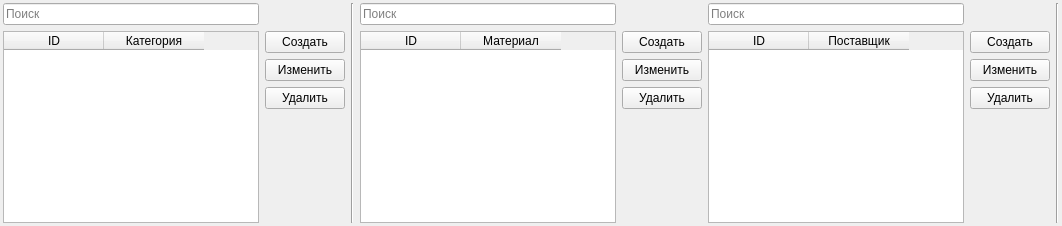
         <widget class="QWidget" name="tab_6">
          <attribute name="title">
           <string>Справочники</string>
          </attribute>
          <layout class="QGridLayout" name="gridLayout_6">
           <property name="leftMargin">
            <number>3</number>
           </property>
           <property name="topMargin">
            <number>3</number>
           </property>
           <property name="rightMargin">
            <number>3</number>
           </property>
           <property name="bottomMargin">
            <number>3</number>
           </property>
           <item row="0" column="0">
            <layout class="QGridLayout" name="gridLayout_5">
             <item row="1" column="4">
              <widget class="QLineEdit" name="le_admin_materials_search">
               <property name="placeholderText">
                <string>Поиск</string>
               </property>
              </widget>
             </item>
             <item row="2" column="4">
              <widget class="QTableWidget" name="tw_admin_materials">
               <property name="palette">
                <palette>
                 <active>
                  <colorrole role="Highlight">
                   <brush brushstyle="SolidPattern">
                    <color alpha="255">
                     <red>187</red>
                     <green>202</green>
                     <blue>212</blue>
                    </color>
                   </brush>
                  </colorrole>
                 </active>
                 <inactive>
                  <colorrole role="Highlight">
                   <brush brushstyle="SolidPattern">
                    <color alpha="255">
                     <red>187</red>
                     <green>202</green>
                     <blue>212</blue>
                    </color>
                   </brush>
                  </colorrole>
                 </inactive>
                 <disabled/>
                </palette>
               </property>
               <property name="editTriggers">
                <set>QAbstractItemView::EditTrigger::NoEditTriggers</set>
               </property>
               <property name="alternatingRowColors">
                <bool>true</bool>
               </property>
               <property name="selectionMode">
                <enum>QAbstractItemView::SelectionMode::SingleSelection</enum>
               </property>
               <property name="selectionBehavior">
                <enum>QAbstractItemView::SelectionBehavior::SelectRows</enum>
               </property>
               <property name="verticalScrollMode">
                <enum>QAbstractItemView::ScrollMode::ScrollPerPixel</enum>
               </property>
               <attribute name="horizontalHeaderHighlightSections">
                <bool>false</bool>
               </attribute>
               <attribute name="verticalHeaderVisible">
                <bool>false</bool>
               </attribute>
               <attribute name="verticalHeaderHighlightSections">
                <bool>false</bool>
               </attribute>
               <column>
                <property name="text">
                 <string>ID</string>
                </property>
               </column>
               <column>
                <property name="text">
                 <string>Материал</string>
                </property>
               </column>
              </widget>
             </item>
             <item row="1" column="3" rowspan="2">
              <widget class="Line" name="line_2">
               <property name="orientation">
                <enum>Qt::Orientation::Vertical</enum>
               </property>
              </widget>
             </item>
             <item row="2" column="2">
              <layout class="QVBoxLayout" name="verticalLayout_2">
               <item>
                <widget class="QPushButton" name="pb_admin_addCategory">
                 <property name="text">
                  <string>Создать</string>
                 </property>
                </widget>
               </item>
               <item>
                <widget class="QPushButton" name="pb_admin_editCategory">
                 <property name="text">
                  <string>Изменить</string>
                 </property>
                </widget>
               </item>
               <item>
                <widget class="QPushButton" name="pb_admin_deleteCategory">
                 <property name="text">
                  <string>Удалить</string>
                 </property>
                </widget>
               </item>
               <item>
                <spacer name="verticalSpacer_4">
                 <property name="orientation">
                  <enum>Qt::Orientation::Vertical</enum>
                 </property>
                 <property name="sizeHint" stdset="0">
                  <size>
                   <width>20</width>
                   <height>40</height>
                  </size>
                 </property>
                </spacer>
               </item>
              </layout>
             </item>
             <item row="2" column="7">
              <layout class="QVBoxLayout" name="verticalLayout_4">
               <item>
                <widget class="QPushButton" name="pb_admin_addSupplier">
                 <property name="text">
                  <string>Создать</string>
                 </property>
                </widget>
               </item>
               <item>
                <widget class="QPushButton" name="pb_admin_editSupplier">
                 <property name="text">
                  <string>Изменить</string>
                 </property>
                </widget>
               </item>
               <item>
                <widget class="QPushButton" name="pb_admin_deleteSupplier">
                 <property name="text">
                  <string>Удалить</string>
                 </property>
                </widget>
               </item>
               <item>
                <spacer name="verticalSpacer_5">
                 <property name="orientation">
                  <enum>Qt::Orientation::Vertical</enum>
                 </property>
                 <property name="sizeHint" stdset="0">
                  <size>
                   <width>20</width>
                   <height>40</height>
                  </size>
                 </property>
                </spacer>
               </item>
              </layout>
             </item>
             <item row="1" column="6">
              <widget class="QLineEdit" name="le_admin_suppliers_search">
               <property name="placeholderText">
                <string>Поиск</string>
               </property>
              </widget>
             </item>
             <item row="2" column="5">
              <layout class="QVBoxLayout" name="verticalLayout_3">
               <item>
                <widget class="QPushButton" name="pb_admin_addMaterial">
                 <property name="text">
                  <string>Создать</string>
                 </property>
                </widget>
               </item>
               <item>
                <widget class="QPushButton" name="pb_admin_editMaterial">
                 <property name="text">
                  <string>Изменить</string>
                 </property>
                </widget>
               </item>
               <item>
                <widget class="QPushButton" name="pb_admin_deleteMaterial">
                 <property name="text">
                  <string>Удалить</string>
                 </property>
                </widget>
               </item>
               <item>
                <spacer name="verticalSpacer_3">
                 <property name="orientation">
                  <enum>Qt::Orientation::Vertical</enum>
                 </property>
                 <property name="sizeHint" stdset="0">
                  <size>
                   <width>20</width>
                   <height>40</height>
                  </size>
                 </property>
                </spacer>
               </item>
              </layout>
             </item>
             <item row="1" column="8" rowspan="2">
              <widget class="Line" name="line_3">
               <property name="orientation">
                <enum>Qt::Orientation::Vertical</enum>
               </property>
              </widget>
             </item>
             <item row="2" column="6">
              <widget class="QTableWidget" name="tw_admin_suppliers">
               <property name="palette">
                <palette>
                 <active>
                  <colorrole role="Highlight">
                   <brush brushstyle="SolidPattern">
                    <color alpha="255">
                     <red>187</red>
                     <green>202</green>
                     <blue>212</blue>
                    </color>
                   </brush>
                  </colorrole>
                 </active>
                 <inactive>
                  <colorrole role="Highlight">
                   <brush brushstyle="SolidPattern">
                    <color alpha="255">
                     <red>187</red>
                     <green>202</green>
                     <blue>212</blue>
                    </color>
                   </brush>
                  </colorrole>
                 </inactive>
                 <disabled/>
                </palette>
               </property>
               <property name="editTriggers">
                <set>QAbstractItemView::EditTrigger::NoEditTriggers</set>
               </property>
               <property name="alternatingRowColors">
                <bool>true</bool>
               </property>
               <property name="selectionMode">
                <enum>QAbstractItemView::SelectionMode::SingleSelection</enum>
               </property>
               <property name="selectionBehavior">
                <enum>QAbstractItemView::SelectionBehavior::SelectRows</enum>
               </property>
               <property name="verticalScrollMode">
                <enum>QAbstractItemView::ScrollMode::ScrollPerPixel</enum>
               </property>
               <attribute name="horizontalHeaderVisible">
                <bool>true</bool>
               </attribute>
               <attribute name="horizontalHeaderHighlightSections">
                <bool>false</bool>
               </attribute>
               <attribute name="verticalHeaderVisible">
                <bool>false</bool>
               </attribute>
               <attribute name="verticalHeaderHighlightSections">
                <bool>false</bool>
               </attribute>
               <column>
                <property name="text">
                 <string>ID</string>
                </property>
               </column>
               <column>
                <property name="text">
                 <string>Поставщик</string>
                </property>
               </column>
              </widget>
             </item>
             <item row="1" column="0">
              <widget class="QLineEdit" name="le_admin_categories_search">
               <property name="placeholderText">
                <string>Поиск</string>
               </property>
              </widget>
             </item>
             <item row="2" column="0">
              <widget class="QTableWidget" name="tw_admin_categories">
               <property name="palette">
                <palette>
                 <active>
                  <colorrole role="Highlight">
                   <brush brushstyle="SolidPattern">
                    <color alpha="255">
                     <red>187</red>
                     <green>202</green>
                     <blue>212</blue>
                    </color>
                   </brush>
                  </colorrole>
                 </active>
                 <inactive>
                  <colorrole role="Highlight">
                   <brush brushstyle="SolidPattern">
                    <color alpha="255">
                     <red>187</red>
                     <green>202</green>
                     <blue>212</blue>
                    </color>
                   </brush>
                  </colorrole>
                 </inactive>
                 <disabled/>
                </palette>
               </property>
               <property name="focusPolicy">
                <enum>Qt::FocusPolicy::NoFocus</enum>
               </property>
               <property name="editTriggers">
                <set>QAbstractItemView::EditTrigger::NoEditTriggers</set>
               </property>
               <property name="tabKeyNavigation">
                <bool>true</bool>
               </property>
               <property name="showDropIndicator" stdset="0">
                <bool>true</bool>
               </property>
               <property name="dragEnabled">
                <bool>false</bool>
               </property>
               <property name="alternatingRowColors">
                <bool>true</bool>
               </property>
               <property name="selectionMode">
                <enum>QAbstractItemView::SelectionMode::SingleSelection</enum>
               </property>
               <property name="selectionBehavior">
                <enum>QAbstractItemView::SelectionBehavior::SelectRows</enum>
               </property>
               <property name="verticalScrollMode">
                <enum>QAbstractItemView::ScrollMode::ScrollPerPixel</enum>
               </property>
               <property name="showGrid">
                <bool>true</bool>
               </property>
               <property name="wordWrap">
                <bool>true</bool>
               </property>
               <property name="cornerButtonEnabled">
                <bool>true</bool>
               </property>
               <property name="columnCount">
                <number>2</number>
               </property>
               <property name="supportedDragActions">
                <set>Qt::DropAction::CopyAction|Qt::DropAction::MoveAction</set>
               </property>
               <attribute name="horizontalHeaderVisible">
                <bool>true</bool>
               </attribute>
               <attribute name="horizontalHeaderHighlightSections">
                <bool>false</bool>
               </attribute>
               <attribute name="verticalHeaderVisible">
                <bool>false</bool>
               </attribute>
               <attribute name="verticalHeaderHighlightSections">
                <bool>false</bool>
               </attribute>
               <column>
                <property name="text">
                 <string>ID</string>
                </property>
               </column>
               <column>
                <property name="text">
                 <string>Категория</string>
                </property>
               </column>
              </widget>
             </item>
            </layout>
           </item>
          </layout>
         </widget>
